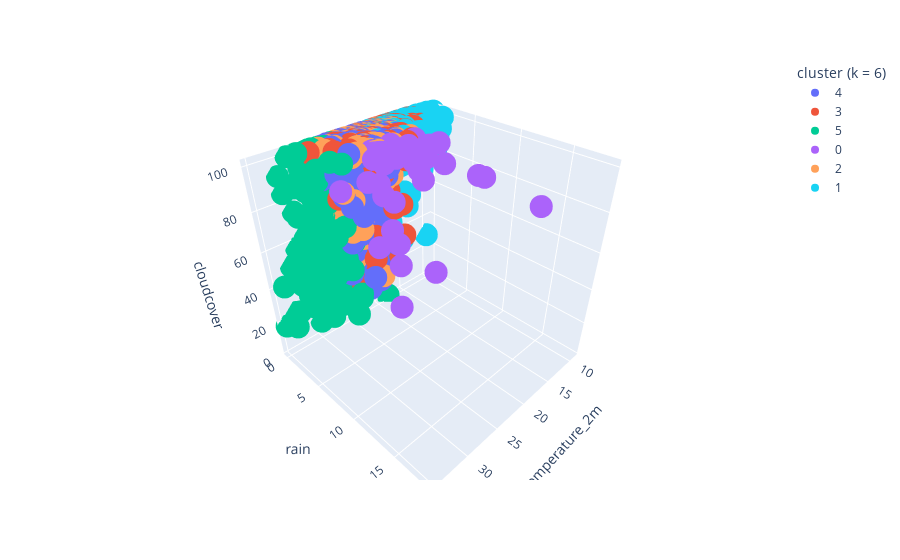

The notebook cell saved with this chart:
### Code cell
fig = px.scatter_3d(df_clusters, x="temperature_2m", y="rain", z="cloudcover", color="cluster (k = 6)")
fig.show()

### Figure 1 — Plotly figure (JSON) as saved in the notebook; plotly's stock layout.template omitted (floating-point values rounded to 4 significant figures; data arrays with more than 128 entries replaced by an {"elided": "..."} marker saying what was removed)
{"data": [{"hovertemplate": "cluster (k = 6)=4<br>temperature_2m=%{x}<br>rain=%{y}<br>cloudcover=%{z}<extra></extra>", "legendgroup": "4", "marker": {"color": "#636efa", "symbol": "circle"}, "mode": "markers", "name": "4", "scene": "scene", "showlegend": true, "type": "scatter3d", "x": {"elided": "286 float values"}, "y": {"elided": "286 float values"}, "z": {"elided": "286 int values"}}, {"hovertemplate": "cluster (k = 6)=3<br>temperature_2m=%{x}<br>rain=%{y}<br>cloudcover=%{z}<extra></extra>", "legendgroup": "3", "marker": {"color": "#EF553B", "symbol": "circle"}, "mode": "markers", "name": "3", "scene": "scene", "showlegend": true, "type": "scatter3d", "x": {"elided": "198 float values"}, "y": {"elided": "198 float values"}, "z": {"elided": "198 int values"}}, {"hovertemplate": "cluster (k = 6)=5<br>temperature_2m=%{x}<br>rain=%{y}<br>cloudcover=%{z}<extra></extra>", "legendgroup": "5", "marker": {"color": "#00cc96", "symbol": "circle"}, "mode": "markers", "name": "5", "scene": "scene", "showlegend": true, "type": "scatter3d", "x": {"elided": "181 float values"}, "y": {"elided": "181 float values"}, "z": {"elided": "181 int values"}}, {"hovertemplate": "cluster (k = 6)=0<br>temperature_2m=%{x}<br>rain=%{y}<br>cloudcover=%{z}<extra></extra>", "legendgroup": "0", "marker": {"color": "#ab63fa", "symbol": "circle"}, "mode": "markers", "name": "0", "scene": "scene", "showlegend": true, "type": "scatter3d", "x": [22.9, 22.9, 25.1, 22.4, 26.8, 21, 23.2, 19.6, 19.2, 24.7, 21.6, 23.6, 24.8, 17.8, 22.8, 23.5, 20.3, 20, 24.8, 21.3, 28.1, 22.6, 24.8, 22.5, 19.5, 23.5, 23.7, 19.9, 23, 23.3, 16.5, 28.5, 17.6, 23.4, 20.7, 23.5, 20.7, 21.6, 21.8, 24.6, 23, 22.2, 21.9], "y": [6, 5.1, 7.5, 4.7, 9.3, 18.3, 4.3, 7, 6.2, 4.1, 5, 5, 5.1, 6, 5.8, 3.7, 9.4, 12.5, 6.3, 9.3, 8.1, 5.9, 5.6, 5.8, 4.9, 4.2, 4.1, 13, 4.4, 8.9, 6.2, 4.2, 4.2, 5.7, 3.7, 4.2, 7.7, 7.7, 5.3, 10.3, 4.9, 7.5, 4.1], "z": [100, 100, 86, 100, 41, 100, 100, 100, 100, 88, 54, 82, 100, 100, 100, 100, 100, 100, 100, 49, 71, 100, 90, 99, 100, 100, 100, 100, 100, 100, 100, 89, 100, 66, 100, 100, 100, 100, 43, 100, 100, 100, 100]}, {"hovertemplate": "cluster (k = 6)=2<br>temperature_2m=%{x}<br>rain=%{y}<br>cloudcover=%{z}<extra></extra>", "legendgroup": "2", "marker": {"color": "#FFA15A", "symbol": "circle"}, "mode": "markers", "name": "2", "scene": "scene", "showlegend": true, "type": "scatter3d", "x": {"elided": "244 float values"}, "y": {"elided": "244 float values"}, "z": {"elided": "244 int values"}}, {"hovertemplate": "cluster (k = 6)=1<br>temperature_2m=%{x}<br>rain=%{y}<br>cloudcover=%{z}<extra></extra>", "legendgroup": "1", "marker": {"color": "#19d3f3", "symbol": "circle"}, "mode": "markers", "name": "1", "scene": "scene", "showlegend": true, "type": "scatter3d", "x": {"elided": "183 float values"}, "y": {"elided": "183 float values"}, "z": {"elided": "183 int values"}}], "layout": {"legend": {"title": {"text": "cluster (k = 6)"}, "tracegroupgap": 0}, "margin": {"t": 60}, "scene": {"domain": {"x": [0, 1], "y": [0, 1]}, "xaxis": {"title": {"text": "temperature_2m"}}, "yaxis": {"title": {"text": "rain"}}, "zaxis": {"title": {"text": "cloudcover"}}}}}
